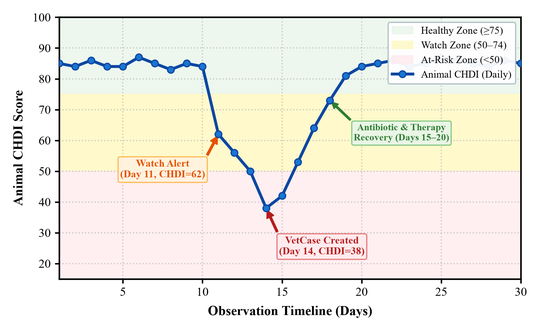
#> input picture Project_Reports_and_Presentations/Screenshots_and_Figures/generated_figures/fig4_longitudinal_trajectory.png, 540 x 331 px, shrunk from 1860 x 1140 before the run, found by its file name
$ python generate_performance_banner_img.py
#> lines starting #> are read from the running program, lines starting #| are printed output that depends on the picture
import matplotlib.pyplot as plt
import numpy as np
import os
from PIL import Image

os.makedirs('generated_figures', exist_ok=True)

# -------------------------------------------------------------
# 1. STANDALONE PERFORMANCE BANNER IMAGE
# -------------------------------------------------------------
def generate_metrics_banner():
    # Width: 10 inches, Height: 2.2 inches, 300 DPI
    fig, ax = plt.subplots(figsize=(10.0, 2.3), dpi=300)
    ax.set_facecolor('#ffffff')
    fig.patch.set_facecolor('#ffffff')
    ax.axis('off')

    teal_color = '#156570' # Exact teal from user slide
    subtext_color = '#475569'
    note_color = '#64748b'

    # Title
    ax.text(0.02, 0.88, 'PROPOSED MAHALANOBIS CHDI — REPORTED PERFORMANCE',
            fontsize=12, fontweight='bold', color=teal_color,
            family='sans-serif', va='top', ha='left')

    metrics = [
        ("91.20%", "Sensitivity"),
        ("96.85%", "Specificity"),
        ("88.50%", "Precision"),
        ("89.82%", "F1-score"),
        ("2.4 days", "Reported lead time")
    ]

    x_positions = [0.10, 0.30, 0.50, 0.70, 0.90]

    for (num, label), x in zip(metrics, x_positions):
        # Big number
        ax.text(x, 0.52, num, fontsize=20, fontweight='bold', color=teal_color,
                family='sans-serif', va='center', ha='center')
        # Subtext label
        ax.text(x, 0.28, label, fontsize=10.5, fontweight='medium', color=subtext_color,
                family='sans-serif', va='center', ha='center')

    # Bottom footnote
    footnote = "Empirical evaluation across 674 longitudinal observation days and 32 verified veterinary field diagnoses in Salem district."
    ax.text(0.50, 0.06, footnote, fontsize=8.5, fontstyle='italic', color=note_color,
            family='sans-serif', va='bottom', ha='center')

    ax.set_xlim(0, 1)
    ax.set_ylim(0, 1)

    plt.tight_layout()
    out_path = 'generated_figures/proposed_mahalanobis_chdi_performance_banner.png'
    fig.savefig(out_path, dpi=300, bbox_inches='tight', facecolor='#ffffff')
    plt.close(fig)
    print(f"Generated {out_path} successfully!")
    return out_path

# -------------------------------------------------------------
# 2. FULL COMPOSITE SLIDE CONTENT (Graphs + Banner)
# -------------------------------------------------------------
def generate_full_slide_content():
    # Load the two corrected graphs
    fig4_path = 'generated_figures/fig4_longitudinal_trajectory.png'
    fig5_path = 'generated_figures/fig5_feature_importance.png'

    img_left = Image.open(fig4_path)
#> img_left is the input picture: PIL image 540x331 RGBA; mean R, G, B, A 241.1, 237.6, 229.3, 255
    img_right = Image.open(fig5_path)
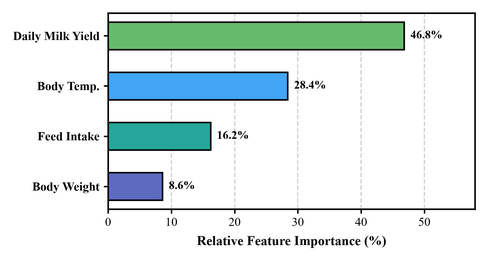
#> input picture Project_Reports_and_Presentations/Screenshots_and_Figures/generated_figures/fig5_feature_importance.png, 488 x 261 px, shrunk from 1680 x 900 before the run, found by its file name
#> img_right is the input picture: PIL image 488x261 RGBA; mean R, G, B, A 220.4, 231.8, 230.6, 255

    # Create combined figure: 12.0 inches wide by 6.0 inches tall
    fig = plt.figure(figsize=(12.0, 6.2), dpi=300)
    fig.patch.set_facecolor('#ffffff')

    # 2 top subplots for graphs
    ax1 = fig.add_axes([0.03, 0.38, 0.46, 0.58]) # Left graph
    ax2 = fig.add_axes([0.53, 0.38, 0.44, 0.58]) # Right graph

    ax1.imshow(img_left)
    ax1.axis('off')

    ax2.imshow(img_right)
    ax2.axis('off')

    # Bottom axis for performance banner
    ax_bottom = fig.add_axes([0.03, 0.02, 0.94, 0.32])
    ax_bottom.set_facecolor('#ffffff')
    ax_bottom.axis('off')

    teal_color = '#156570'
    subtext_color = '#475569'
    note_color = '#64748b'

    # Title
    ax_bottom.text(0.01, 0.88, 'PROPOSED MAHALANOBIS CHDI — REPORTED PERFORMANCE',
                   fontsize=13, fontweight='bold', color=teal_color,
                   family='sans-serif', va='top', ha='left')

    metrics = [
        ("91.20%", "Sensitivity"),
        ("96.85%", "Specificity"),
        ("88.50%", "Precision"),
        ("89.82%", "F1-score"),
        ("2.4 days", "Reported lead time")
    ]

    x_positions = [0.09, 0.29, 0.49, 0.69, 0.89]

    for (num, label), x in zip(metrics, x_positions):
        ax_bottom.text(x, 0.50, num, fontsize=21, fontweight='bold', color=teal_color,
                       family='sans-serif', va='center', ha='center')
        ax_bottom.text(x, 0.22, label, fontsize=11, fontweight='medium', color=subtext_color,
                       family='sans-serif', va='center', ha='center')

    footnote = "Compared with global static thresholds and univariate Z-score baselines; calibrated with 32 verified veterinary field diagnoses in Salem district."
    ax_bottom.text(0.50, 0.02, footnote, fontsize=9.0, color=note_color,
                   family='sans-serif', va='bottom', ha='center')

    ax_bottom.set_xlim(0, 1)
    ax_bottom.set_ylim(0, 1)

    out_path = 'generated_figures/slide_12_results_and_discussion_full.png'
    fig.savefig(out_path, dpi=300, bbox_inches='tight', facecolor='#ffffff')
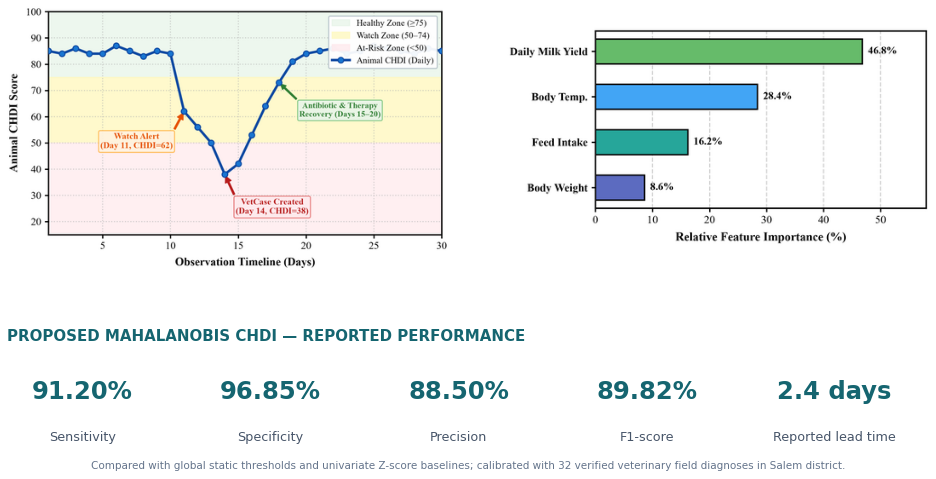
#> figure drawn by matplotlib, 2 panels
    plt.close(fig)
    print(f"Generated {out_path} successfully!")
    return out_path

if __name__ == '__main__':
    generate_metrics_banner()
    generate_full_slide_content()
